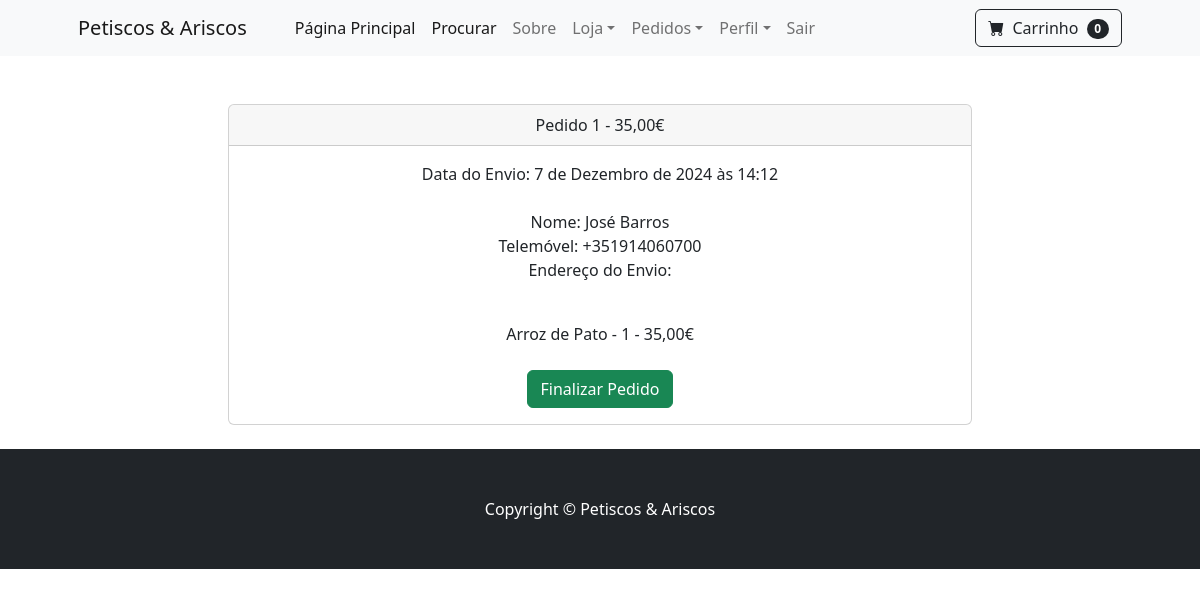
/payment/orders/1 (signed in), run on the app's committed database.
### payment/models.py (models this page shows, shortened)
class Order(models.Model):
    user = models.ForeignKey(User, on_delete=models.CASCADE, null=True, blank=True)
    full_name = models.CharField(max_length=255)
    email = models.EmailField(max_length=255)
    phone = PhoneNumberField(null=True, blank=True)
    address = models.CharField(max_length=100, default='', blank=True)
    amount_paid = models.DecimalField(max_digits=10, decimal_places=2)
    date_ordered = models.DateTimeField(auto_now_add=True)
    shipped = models.BooleanField(default=False)
    date_shipped = models.DateTimeField(blank=True, null=True)

class OrderItem(models.Model):
    order = models.ForeignKey(Order, on_delete=models.CASCADE, null=True)
    product = models.ForeignKey(Products, on_delete=models.CASCADE, null=True)
    user = models.ForeignKey(User, on_delete=models.CASCADE, null=True, blank=True)
    quantity = models.PositiveBigIntegerField(default=1)
    price = models.DecimalField(max_digits=10, decimal_places=2)

### mystore/models.py (models this page shows)
class Products(models.Model):
    name = models.CharField(max_length=100)
    price = MoneyField(max_digits=10, decimal_places=2, default_currency='EUR')
    category = models.ForeignKey(Categories, on_delete=models.CASCADE, default=1)
    description = QuillField(max_length=250, default='', blank=True, null=True)
    image = models.ImageField(upload_to='uploads/product/')
    is_sale = models.BooleanField(default=False)
    sale_price = models.DecimalField(default=0, decimal_places=2, max_digits=6)
    def __str__(self):
        return self.name
    class Meta:
        verbose_name_plural = "Products"

### payment/views.py (the view, shortened to what this page needs)
# urls.py: path('orders/<int:pk>', views.orders, name='orders'),
def orders(request, pk):
    if request.user.is_authenticated and request.user.is_superuser:
        order = Order.objects.get(id=pk)
        items = OrderItem.objects.filter(order=pk)
        return render(request, 'payment/orders.html', {"order": order, "items": items})
    else:
        messages.success(request, "Acesso Negado!")
        return redirect('home')

### cart/cart.py (called while the page is built)
    def __len__(self):
        return len(self.cart)

### cart/context_processors.py (called while the page is built)
def cart(request):
    return {'cart': Cart(request)}

### payment/templates/payment/orders.html (shortened to what this page needs)
{% extends 'base.html' %}
{% block content %}
        <div class="container">
            <div class="row">
                <center>
                    <div class="col-8">
                        <br/><br/>
                        <div class="card">
                            <div class="card-header">
                            Pedido {{ order.id }} - {{ order.amount_paid }}€
                            </div>
                                <div class="card-body">
                                    {% if order.date_shipped %}
                                        Data do Envio: {{ order.date_shipped }}<br/>
                                    {% else %}
                                        Data do Pedido: {{ order.date_ordered }}<br/>
                                    {% endif %}
                                    <br/>
                                    Nome: {{ order.full_name }}<br/>
                                    Telemóvel: {{ order.phone }}<br/>
                                    Endereço do Envio:<pre>{{ order.shipping_address }}</pre><br/>
                                    {% for item in items %}
                                        {{ item.product }} - {{ item.quantity }} - {{ item.price }}€<br/>
                                    {% endfor %}
                                    <br/>
                                    {% if not order.shipped %}
                                    <form method="POST">
                                        <button type="submit" class="btn btn-success">Finalizar Pedido</button>
                                    </form>
                                    {% else %}
                                    <form method="POST">
                                        {% csrf_token %}
                                        <input type="hidden" name="shipping_status" value="False">
                                        <button type="submit" class="btn btn-danger">Pedido Não Finalizado</button>
                                    </form>
                                    {% endif %}
                            </div>
                        </div>
                        <br/>
                    </div>
                </center>
            </div>
        </div>
{% endblock %}

### data on the page
Order: id "1", amount_paid "35,00", date_shipped "7 de Dezembro de 2024 às 14:12", full_name "José Barros", phone "+351914060700"
OrderItem: product "Arroz de Pato", quantity "1", price "35,00"

### other printed values
{{ cart|length }} "0"
